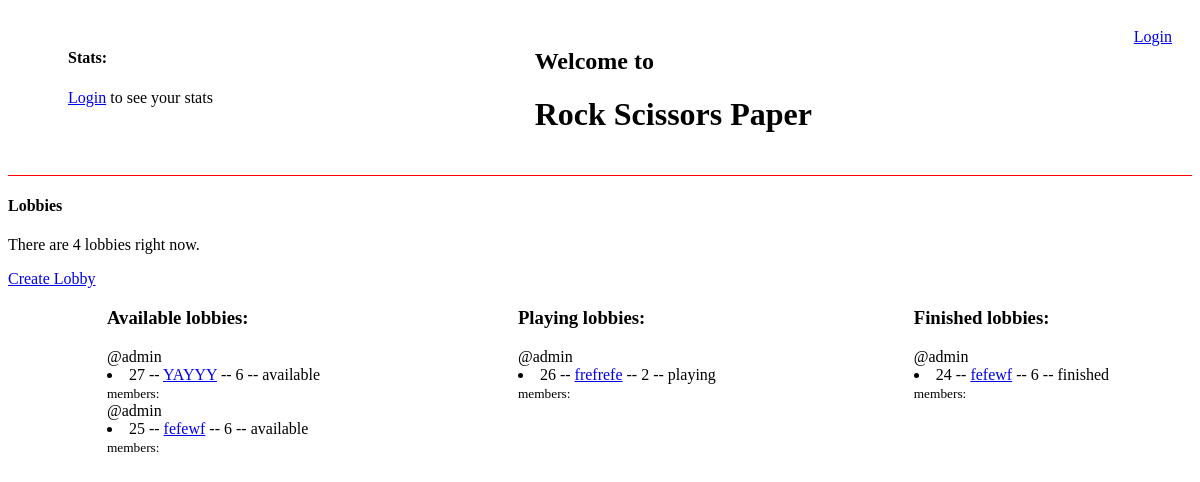
The page / on the database its author committed.
### base/models.py (models this page shows)
class Lobby(models.Model):
    name = models.CharField(max_length=200)
    host = models.ForeignKey(Player, on_delete=models.DO_NOTHING, null=True, related_name='hosted_lobbies')
    status = models.CharField(max_length=20, default='available')
    capacity = models.PositiveIntegerField(default=6)
    members = models.ManyToManyField(Player, related_name='joined_lobbies', blank=True)
    created_at = models.DateTimeField(auto_now_add=True)
    class Meta:
        verbose_name_plural = 'Lobbies'
        ordering = ['-created_at']
    def __str__(self):
        return self.name

class Player(models.Model):
    user = models.OneToOneField(User, on_delete=models.CASCADE, )
    wins = models.PositiveIntegerField(default=0)
    losses = models.PositiveIntegerField(default=0)
    draws = models.PositiveIntegerField(default=0)
    total_games = models.PositiveIntegerField(default=0)
    rating = models.FloatField(default=50.0)
    last_online = models.DateTimeField(auto_now=True)
    current_lobby = models.ForeignKey('Lobby', on_delete=models.SET_NULL, null=True, blank=True)
    is_ready = models.BooleanField(default=False)
    def __str__(self):
        return self.user.username

### base/views.py (the view, shortened to what this page needs)
# urls.py: path('', views.home, name='home'),
def home(request):
    data = {}
    def get_lobby_data(lobby_queryset, status):
        lobby_data = []
        for lobby in lobby_queryset:
            lobby_members = lobby.members.all()
            lobby_data.append({
                'lobby': lobby,
                'members': lobby_members,
                'member_count': lobby_members.count(),
            })
        return {'lobby_data': lobby_data, f'{status}_lobbies': lobby_queryset}
    available_lobbies = Lobby.objects.filter(status='available')
    playing_lobbies = Lobby.objects.filter(status='playing')
    finished_lobbies = Lobby.objects.filter(status='finished')
    print(get_lobby_data(available_lobbies, 'available'))
    context = {
        'data': data,
        'lobbies': Lobby.objects.all(),
        'lobby_count': Lobby.objects.count(),
        **get_lobby_data(available_lobbies, 'available'),
        **get_lobby_data(playing_lobbies, 'playing'),
        **get_lobby_data(finished_lobbies, 'finished'),
    }
    return render(request, 'base/home.html', context)

### base/templates/base/home.html (shortened to what this page needs)
{% extends 'main.html' %}
{% block content %}
    <div class="home_container">
        <div>
            <h4>Lobbies</h4>
            <p>There are {{lobby_count}} lobbies right now.</p>
            <a href="{% url 'create_lobby' %}">Create Lobby</a>
            <div class="lobbies_wrapper">
                <div>
                    <h3>Available lobbies:</h3>
                    {% for lobby in available_lobbies %}
                        <div>
                            <span>@{{lobby.host}}</span>
                            <li>{{lobby.id}} -- <a href="{% url 'lobby' lobby.id %}">{{lobby.name}}</a> -- {{lobby.capacity}} -- {{lobby.status}}</li>
                            <small>{{member_count}} members: {% for member in members %}{{member.user.username}}{% endfor %}</small>
                        </div>
                    {% endfor %}
                </div>
                <div>
                    <h3>Playing lobbies:</h3>
                    {% for lobby in playing_lobbies %}
                        <div>
                            <span>@{{lobby.host}}</span>
                            <li>{{lobby.id}} -- <a href="{% url 'lobby' lobby.id %}">{{lobby.name}}</a> -- {{lobby.capacity}} -- {{lobby.status}}</li>
                            <small>{{member_count}} members: {% for member in members %}{{member.user.username}}{% endfor %}</small>
                        </div>
                    {% endfor %}
                </div>
                <div>
                    <h3>Finished lobbies:</h3>
                    {% for lobby in finished_lobbies %}
                        <div>
                            <span>@{{lobby.host}}</span>
                            <li>{{lobby.id}} -- <a href="{% url 'lobby' lobby.id %}">{{lobby.name}}</a> -- {{lobby.capacity}} -- {{lobby.status}}</li>
                            <small>{{member_count}} members: {% for member in members %}{{member.user.username}}{% endfor %}</small>
                        </div>
                    {% endfor %}
                </div>
            </div>
        </div>
    </div>
{% endblock content %}

### templates/main.html (shortened to what this page needs)
<!DOCTYPE html>
<html lang="en">
<head>
</head>
<body>
    {% include 'page_top.html' %}
    {% block content %}
    {% endblock %}
</body>
</html>

### templates/page_top.html (shortened to what this page needs)
<div class="page_top">
    <div class="stats">
        <ul>
            <h4>Stats:</h4>
            {% if request.user.is_authenticated %}
            <li>Total Games Played:  <strong>{{data.total_games}}</strong></li>
            <li>Wins:  <strong>{{data.wins}}</strong></li>
            <li>Losses:  <strong>{{data.losses}}</strong></li>
            <li>Draws:  <strong>{{data.draws}}</strong></li>
            <li>Rating:  <strong>{{data.rating}}</strong></li>
            {% else %}
            <a href="{% url 'login' %}">Login</a> to see your stats
            {% endif %}
        </ul>
    </div>
    <div class="welcome">
        <h2>Welcome to</h2>
        <h1>Rock Scissors Paper</h1>
    </div>
    <div class="friends-wrapper">
        <div class="log">
            {% if request.user.is_authenticated %}
            <p>Hello, <strong>{{request.user}}</strong></p>
            <a href="{% url 'logout' %}">Logout</a>
            {% else %}
            <a href="{% url 'login' %}">Login</a>
            {% endif %}
        </div>
    </div>
</div>

### templates/page_top.html (style rules this page uses)
.page_top { display: flex; justify-content: space-between; padding: 20px; border-bottom: 1px solid red; }

### base/templates/base/home.html (style rules this page uses)
.home_container { display: grid; grid-template-columns: 1fr 4fr; }
.lobbies_wrapper { width: 100vw; display: flex; justify-content: space-around; }

### rows shown on the page
Lobby: host "admin", id "27", name "YAYYY", capacity "6", status "available"
Lobby: host "admin", id "25", name "fefewf", capacity "6", status "available"
Lobby: host "admin", id "26", name "frefrefe", capacity "2", status "playing"
Lobby: host "admin", id "24", name "fefewf", capacity "6", status "finished"

### other values the page prints
{{ lobby_count }} "4"
